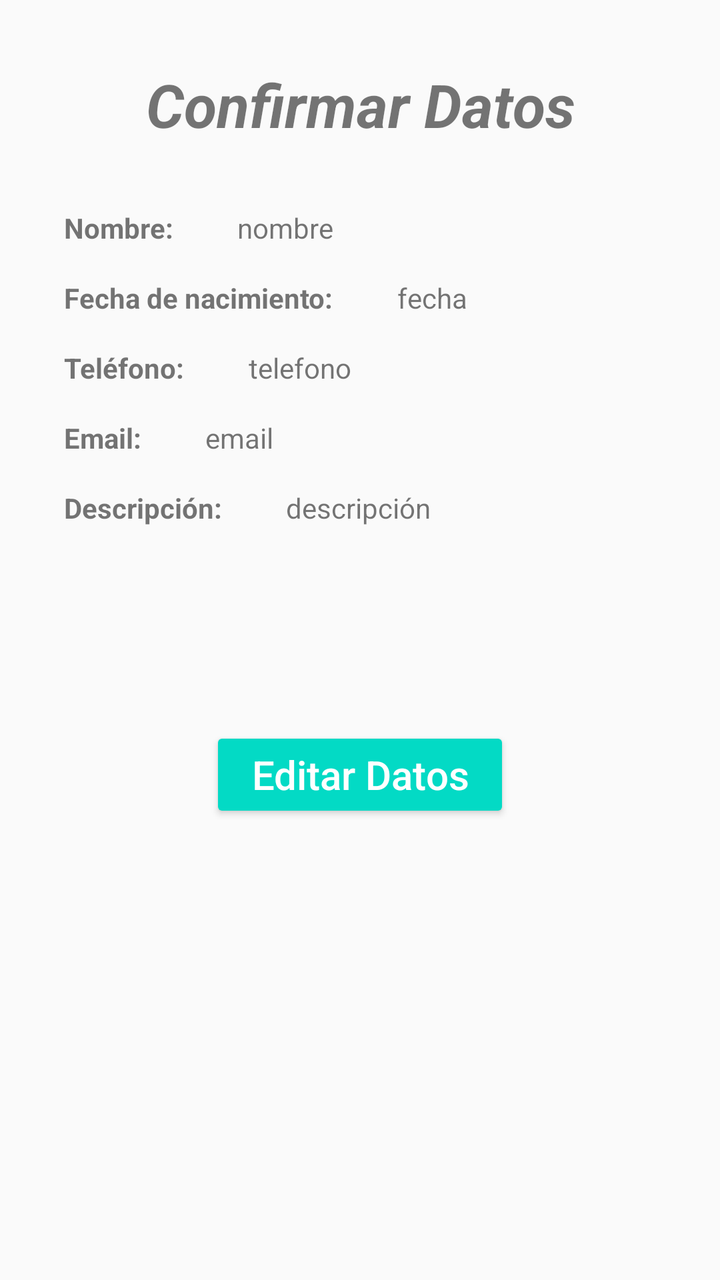
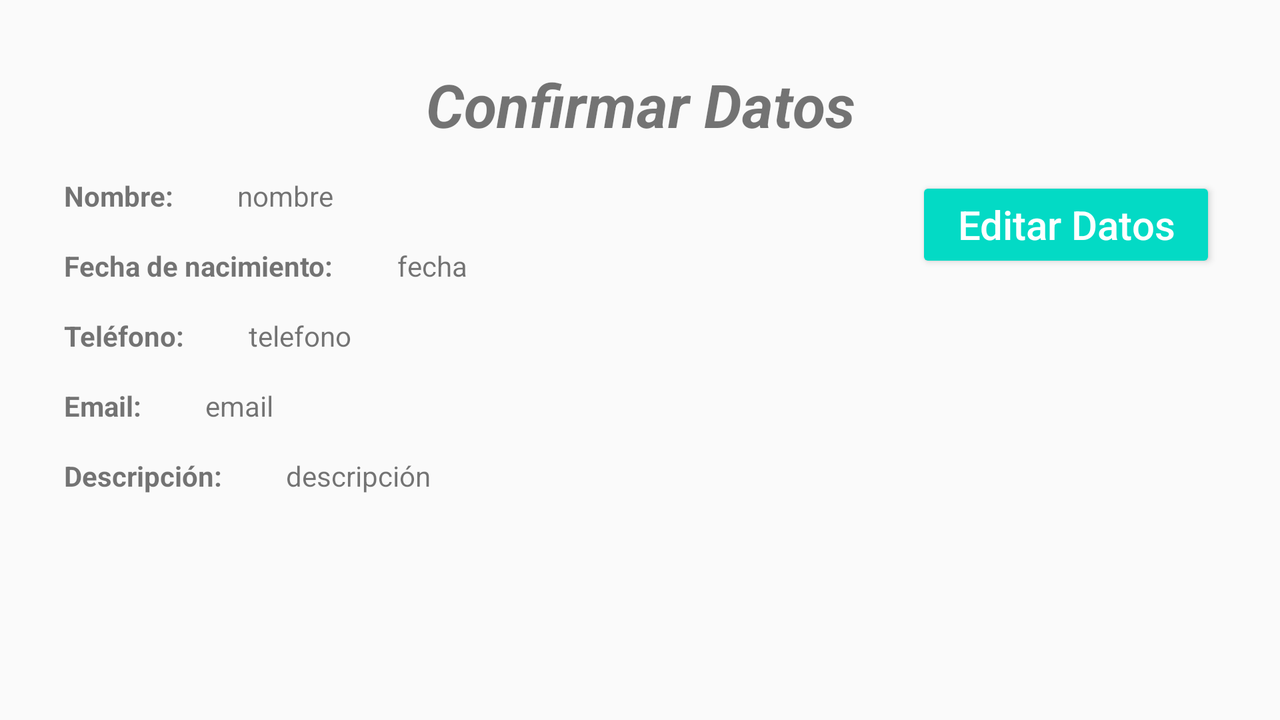

An Android layout and its configuration variant, each rendered on a device that would load it. The default file and the variant file are quoted in full after the pictures.
<!-- AndroidManifest.xml: application theme AppTheme -->
<!-- res/layout/activity_confimar_datos.xml -->
<?xml version="1.0" encoding="utf-8"?>
<RelativeLayout xmlns:android="http://schemas.android.com/apk/res/android"
    xmlns:app="http://schemas.android.com/apk/res-auto"
    xmlns:tools="http://schemas.android.com/tools"
    android:layout_width="match_parent"
    android:layout_height="match_parent"
    android:layout_marginTop="@dimen/margin_horizontal"
    android:layout_marginStart="@dimen/margin_vertical"
    android:layout_marginEnd="@dimen/margin_vertical"
    android:layout_marginBottom="@dimen/margin_horizontal"
    tools:context=".ConfimarDatos">

    <TextView
        android:id="@+id/tv_confirma"
        android:layout_width="wrap_content"
        android:layout_height="wrap_content"
        android:gravity="center_horizontal"
        android:layout_alignParentStart="true"
        android:layout_alignParentEnd="true"
        android:padding="16dp"
        android:text="@string/confirmar_datos"
        android:textSize="30sp"
        android:textStyle="bold|italic" />

    <TextView
        android:id="@+id/tvName"
        android:layout_width="wrap_content"
        android:layout_height="wrap_content"
        android:paddingTop="16dp"
        android:paddingStart="16dp"
        android:paddingEnd="16dp"
        android:layout_below="@id/tv_confirma"
        android:text="@string/tv_nombre"
        android:textStyle="bold"/>

    <TextView
        android:id="@+id/tvNombre"
        android:layout_width="wrap_content"
        android:layout_height="wrap_content"
        android:layout_below="@id/tv_confirma"
        android:layout_marginStart="16dp"
        android:layout_toEndOf="@+id/tvName"
        android:paddingTop="16dp"
        android:text="nombre" />

    <TextView
        android:id="@+id/tv_fech"
        android:layout_width="wrap_content"
        android:layout_height="wrap_content"
        android:paddingTop="16dp"
        android:paddingStart="16dp"
        android:paddingEnd="16dp"
        android:layout_below="@id/tvName"
        android:text="@string/tv_fecha"
        android:textStyle="bold"/>

    <TextView
        android:id="@+id/tvFecha"
        android:layout_width="wrap_content"
        android:layout_height="wrap_content"
        android:layout_below="@id/tvName"
        android:layout_marginStart="16dp"
        android:layout_toEndOf="@+id/tv_fech"
        android:paddingTop="16dp"
        android:text="fecha" />

    <TextView
        android:id="@+id/tvTel"
        android:layout_width="wrap_content"
        android:layout_height="wrap_content"
        android:paddingTop="16dp"
        android:paddingStart="16dp"
        android:paddingEnd="16dp"
        android:layout_below="@id/tv_fech"
        android:text="@string/tv_telefono"
        android:textStyle="bold"/>

    <TextView
        android:id="@+id/tvTelefono"
        android:layout_width="wrap_content"
        android:layout_height="wrap_content"
        android:paddingTop="16dp"
        android:layout_below="@+id/tv_fech"
        android:layout_marginStart="16dp"
        android:layout_toEndOf="@id/tvTel"
        android:text="telefono" />

    <TextView
        android:id="@+id/tvEma"
        android:layout_width="wrap_content"
        android:layout_height="wrap_content"
        android:layout_below="@id/tvTel"
        android:paddingStart="16dp"
        android:paddingTop="16dp"
        android:paddingEnd="16dp"
        android:text="@string/tv_email"
        android:textStyle="bold"/>

    <TextView
        android:id="@+id/tvEmail"
        android:layout_width="wrap_content"
        android:layout_height="wrap_content"
        android:layout_below="@id/tvTel"
        android:layout_marginStart="16dp"
        android:layout_toEndOf="@id/tvEma"
        android:paddingTop="16dp"
        android:text="email" />

    <TextView
        android:id="@+id/tvDes"
        android:layout_width="wrap_content"
        android:layout_height="wrap_content"
        android:layout_below="@id/tvEma"
        android:paddingStart="16dp"
        android:paddingTop="16dp"
        android:paddingEnd="16dp"
        android:text="@string/tv_descripcion"
        android:textStyle="bold"/>

    <TextView
        android:id="@+id/tvDescripcion"
        android:layout_width="wrap_content"
        android:layout_height="wrap_content"
        android:layout_below="@id/tvEma"
        android:layout_marginStart="16dp"
        android:layout_toEndOf="@id/tvDes"
        android:paddingTop="16dp"
        android:text="descripción" />

    <Button
        android:id="@+id/btnEditar"
        android:layout_width="150dp"
        android:layout_height="wrap_content"
        android:layout_below="@id/tvDes"
        android:layout_marginTop="100dp"
        android:layout_centerHorizontal="true"
        android:text="@string/editar_datos"
        android:textAllCaps="false"
        android:textSize="20sp"
        android:theme="@style/MyButton"/>

</RelativeLayout>
<!-- resources referenced by this layout -->
<resources>
  <dimen name="margin_horizontal">16dp</dimen>
  <dimen name="margin_vertical">16dp</dimen>
  <string name="confirmar_datos">Confirmar Datos</string>
  <string name="editar_datos">Editar Datos</string>
  <string name="tv_descripcion">Descripción:</string>
  <string name="tv_email">Email:</string>
  <string name="tv_fecha">Fecha de nacimiento: </string>
  <string name="tv_nombre">Nombre:</string>
  <string name="tv_telefono">Teléfono:</string>
  <style name="MyButton" parent="Theme.AppCompat.Light">
          <item name="colorButtonNormal">@color/colorAccent</item>
          <item name="colorControlHighlight">@android:color/white</item>
          <item name="android:textColor">@android:color/white</item>
      </style>
  <style name="AppTheme" parent="Theme.AppCompat.Light.DarkActionBar">
          
          <item name="colorPrimary">@color/colorPrimary</item>
          <item name="colorPrimaryDark">@color/colorPrimaryDark</item>
          <item name="colorAccent">@color/colorAccent</item>
      </style>
</resources>
<!-- res/layout-land/activity_confimar_datos.xml (the repository's variant of the layout above) -->
<!-- drawn on the phone turned sideways -->
<?xml version="1.0" encoding="utf-8"?>
<RelativeLayout xmlns:android="http://schemas.android.com/apk/res/android"
    xmlns:app="http://schemas.android.com/apk/res-auto"
    xmlns:tools="http://schemas.android.com/tools"
    android:layout_width="match_parent"
    android:layout_height="match_parent"
    android:layout_marginTop="@dimen/margin_horizontal"
    android:layout_marginStart="@dimen/margin_vertical"
    android:layout_marginEnd="@dimen/margin_vertical"
    android:layout_marginBottom="@dimen/margin_horizontal"
    tools:context=".ConfimarDatos">

    <TextView
        android:id="@+id/tv_confirma"
        android:layout_width="wrap_content"
        android:layout_height="wrap_content"
        android:gravity="center_horizontal"
        android:layout_alignParentStart="true"
        android:layout_alignParentEnd="true"
        android:paddingTop="16dp"
        android:text="@string/confirmar_datos"
        android:textSize="30sp"
        android:textStyle="bold|italic" />

    <TextView
        android:id="@+id/tvName"
        android:layout_width="wrap_content"
        android:layout_height="wrap_content"
        android:paddingTop="16dp"
        android:paddingStart="16dp"
        android:paddingEnd="16dp"
        android:layout_below="@id/tv_confirma"
        android:text="@string/tv_nombre"
        android:textStyle="bold"/>

    <TextView
        android:id="@+id/tvNombre"
        android:layout_width="wrap_content"
        android:layout_height="wrap_content"
        android:layout_below="@id/tv_confirma"
        android:layout_marginStart="16dp"
        android:layout_toEndOf="@+id/tvName"
        android:paddingTop="16dp"
        android:text="nombre" />

    <TextView
        android:id="@+id/tv_fech"
        android:layout_width="wrap_content"
        android:layout_height="wrap_content"
        android:paddingTop="16dp"
        android:paddingStart="16dp"
        android:paddingEnd="16dp"
        android:layout_below="@id/tvName"
        android:text="@string/tv_fecha"
        android:textStyle="bold"/>

    <TextView
        android:id="@+id/tvFecha"
        android:layout_width="wrap_content"
        android:layout_height="wrap_content"
        android:layout_below="@id/tvName"
        android:layout_marginStart="16dp"
        android:layout_toEndOf="@+id/tv_fech"
        android:paddingTop="16dp"
        android:text="fecha" />

    <TextView
        android:id="@+id/tvTel"
        android:layout_width="wrap_content"
        android:layout_height="wrap_content"
        android:paddingTop="16dp"
        android:paddingStart="16dp"
        android:paddingEnd="16dp"
        android:layout_below="@id/tv_fech"
        android:text="@string/tv_telefono"
        android:textStyle="bold"/>

    <TextView
        android:id="@+id/tvTelefono"
        android:layout_width="wrap_content"
        android:layout_height="wrap_content"
        android:paddingTop="16dp"
        android:layout_below="@+id/tv_fech"
        android:layout_marginStart="16dp"
        android:layout_toEndOf="@id/tvTel"
        android:text="telefono" />

    <TextView
        android:id="@+id/tvEma"
        android:layout_width="wrap_content"
        android:layout_height="wrap_content"
        android:layout_below="@id/tvTel"
        android:paddingStart="16dp"
        android:paddingTop="16dp"
        android:paddingEnd="16dp"
        android:text="@string/tv_email"
        android:textStyle="bold"/>

    <TextView
        android:id="@+id/tvEmail"
        android:layout_width="wrap_content"
        android:layout_height="wrap_content"
        android:layout_below="@id/tvTel"
        android:layout_marginStart="16dp"
        android:layout_toEndOf="@id/tvEma"
        android:paddingTop="16dp"
        android:text="email" />

    <TextView
        android:id="@+id/tvDes"
        android:layout_width="wrap_content"
        android:layout_height="wrap_content"
        android:layout_below="@id/tvEma"
        android:paddingStart="16dp"
        android:paddingTop="16dp"
        android:paddingEnd="16dp"
        android:text="@string/tv_descripcion"
        android:textStyle="bold"/>

    <TextView
        android:id="@+id/tvDescripcion"
        android:layout_width="wrap_content"
        android:layout_height="wrap_content"
        android:layout_below="@id/tvEma"
        android:layout_marginStart="16dp"
        android:layout_toEndOf="@id/tvDes"
        android:paddingTop="16dp"
        android:text="descripción" />

    <Button
        android:id="@+id/btnEditar"
        android:layout_width="150dp"
        android:layout_height="wrap_content"
        android:layout_below="@id/tv_confirma"
        android:layout_alignParentEnd="true"
        android:layout_marginTop="16dp"
        android:layout_marginEnd="16dp"
        android:text="@string/editar_datos"
        android:textAllCaps="false"
        android:textSize="20sp"
        android:theme="@style/MyButton"/>

</RelativeLayout>
